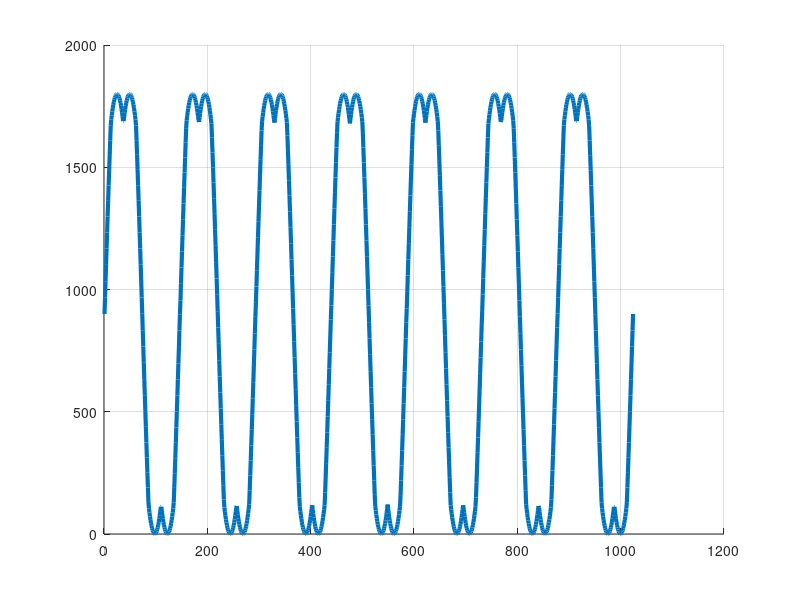

Reproduce this figure in MATLAB.
clc 
clear

var = 1039; %% variable to adjust peak value to number we want
A = 900; %% peak value of saddle = A * 2
sample = 1000; %% how many samples we take

step =  (2*pi) / (sample) ;
a1 = 0: step :(2*pi);

sin1 = var* sin(a1) ;
sin2 = var * sin(a1 - ((2*pi)/3)) ; %% faze shift of -120 deg
sin3 = var * sin(a1 + ((2*pi)/3)) ; %% faze shift of +120 deg

hold on;
grid on;


for i = 1 : sample+1
   V(i)=(min([sin1(i),sin2(i),sin3(i)]) + max([sin1(i),sin2(i),sin3(i)]) ) /2;
   phase(i) =  sin1(i) - V(i) + A;
end

%%plot(phase)
%% ploting saddle profile period for visualization

n=7;
B = repmat(phase,1,n)
%%plot(B,'LineWidth', 3) %% plot n periods but not interpolated

%%% if we want look up table of n periods of our sine wave
%%% We just downsample it to the size we want, here i want 10 bit  = 1024
%%% since i have 10 bit encoder for bldc motor and i cant fit every tick of
%%% encoder to one index of array

idx = 1:(n*(sample+1));                                 % Index
idxq = linspace(min(idx), max(idx), 1024);    % Interpolation Vector
Vi = interp1(idx, B, idxq, 'linear');       % Downsampled Vector
plot(Vi,'LineWidth', 3);



%% this will save lookup table as .txt file, in current folder. 
%%file = fopen('Space_Vector.txt','wt');

%%enter path where you want to save your file,
file = fopen('C:\Users\Rope\Desktop\Space_Vector.txt','wt');

%%split array to remove last comma from txt file
end_ = Vi(end);
Vi(end) = [];

if file > 0
     fprintf(file,' %.0f , ',Vi');
     fprintf(file,' %.0f  ',end_');
     fclose(file);
 end
%% 



